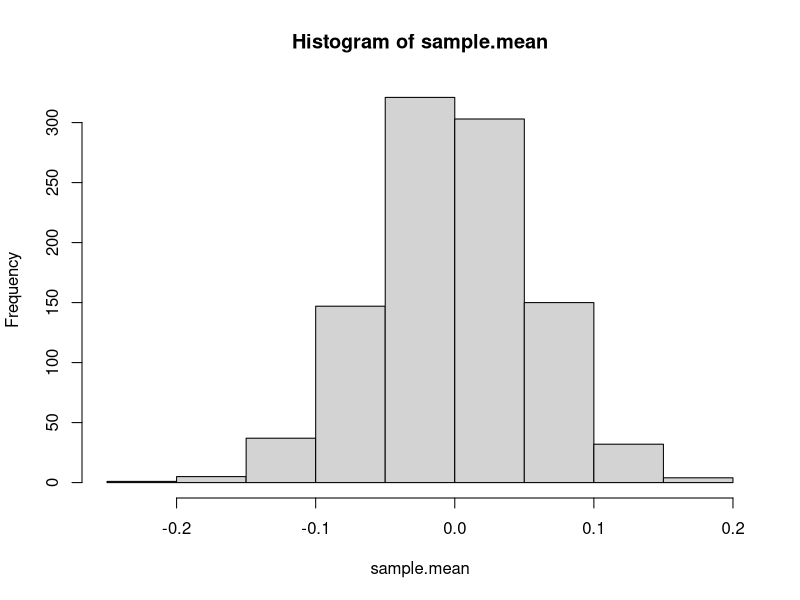
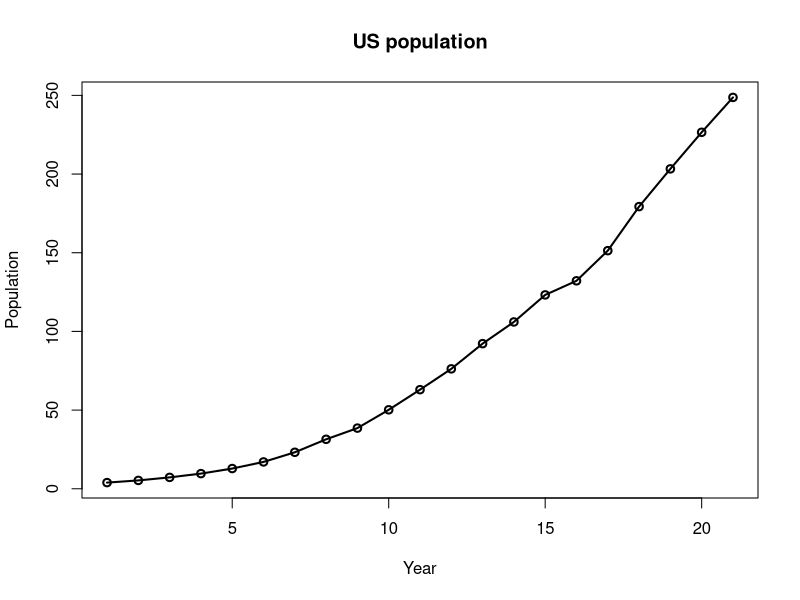
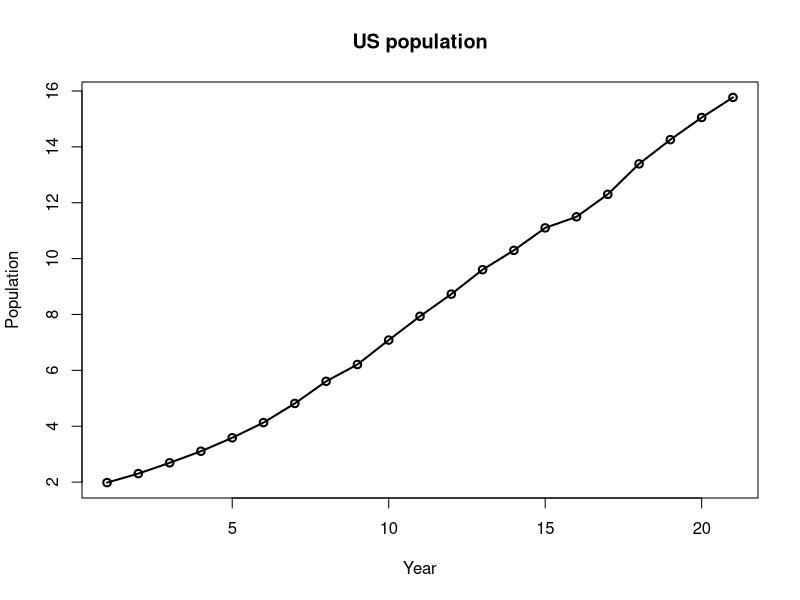

Here is the R script that generated these plots, in order:
## ---- chunk 1
set.seed(100)
x = runif(1000,-1,1)
y = x^2
cor(x,y)
cov(x,y)
## ---- chunk 2
set.seed(1011)
x1 = runif(10,-1,1)
x2 = runif(100,-1,1)
x3 = runif(1000,-1,1)
mean(x1)
mean(x2)
mean(x3)
## ---- chunk 3
n =100
rows = 1000
sim = matrix(runif(n*rows,-1,1),rows)
sample.mean = rowMeans(sim)
hist(sample.mean)
## ---- chunk 4
uspop = scan("uspop.txt")
uspop
plot(uspop/1000000, type = "o", main = "US population", xlab = "Year", ylab = "Population", lwd = 2)
plot(sqrt(uspop/1000000), type = "o", main = "US population", xlab = "Year", ylab = "Population", lwd = 2)
